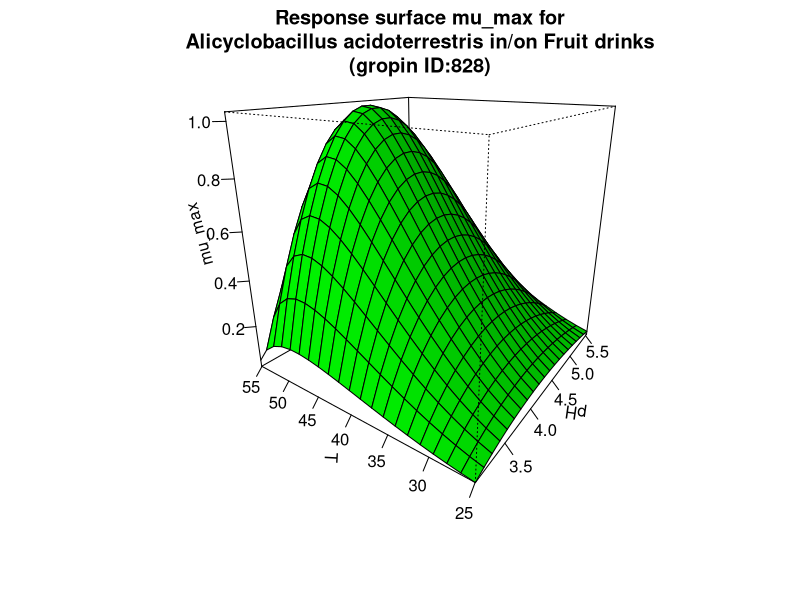

Generate this figure with R:
#############################
# start of Parameter script
#############################
pH <- seq(3.02697302697303,5.53553,length.out=21)
T <- seq(24.975024975025,55.055,length.out=21)
#############################
# end of Parameter script
#############################
############################# 
# start of Model script Gropin ID 828 
#############################
 
# constant coefficients for this model
pHmin <- 2.93
pHopt <- 4.22
pHmax <- 5.9
Tmin <- 18.11
Topt <- 48.6
Tmax <- 55.68
mopt <- 1.035
 
variables <- data.frame(pH,T)
argumentsPar <- expand.grid(variables)
 
# heart of the model
response_surface <- function(pH,T) {
   mumax <-1.035*((pH-pHmax)*(pH-pHmin)/((pHopt-pHmin)*(pH-pHopt)-(pHopt-pHmax)*(pHmin-pH)))*((T-Tmax)*((T-Tmin)^2)/((Topt-Tmin)*((Topt-Tmin)*(T-Topt)-(Topt-Tmax)*(Topt+Tmin-2*T))))

return(mumax=mumax)
} 

# output parameters
mumax <- cbind(argumentsPar,response_surface(argumentsPar['pH'],argumentsPar['T']))
colnames(mumax) <- c(colnames(argumentsPar),'mumax')
#############################
# End of Model script
#############################
############################# 
# start of Visualisation script Gropin ID 828 
#############################
persp(pH,T,matrix(unlist(mumax$mumax),nrow=21),col = 'green',xlab='pH',ylab='T',zlab='mu_max',main='Response surface mu_max for
Alicyclobacillus acidoterrestris in/on Fruit drinks
(gropin ID:828)',theta=305,phi=20,shade=0.25,ticktype = 'detailed')
#############################
# End of Visualisation script
#############################
